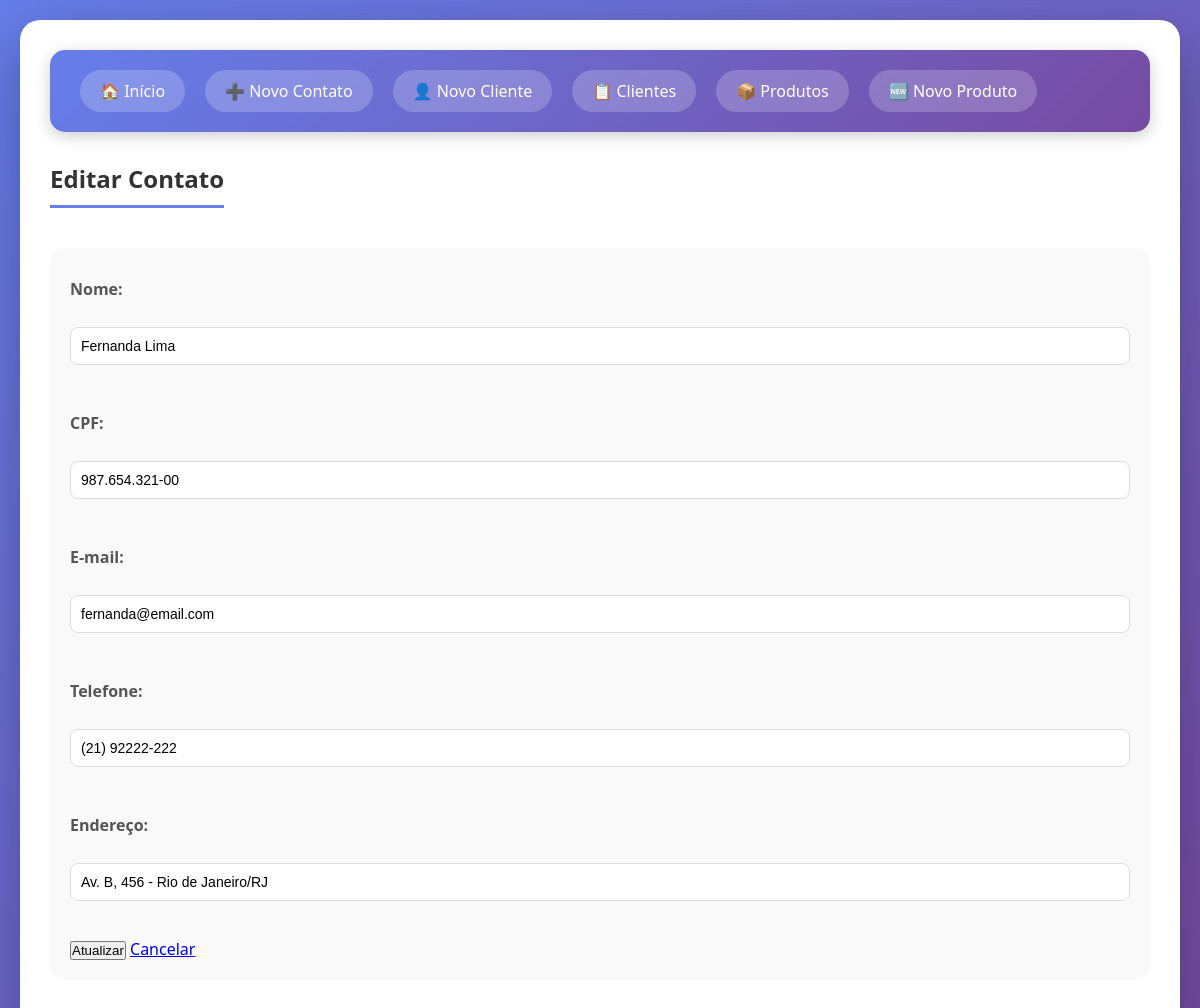
Page /editar_cliente.php?id=2 on the committed database.
### tables this page shows
create table clientes(
id INT PRIMARY KEY AUTO_INCREMENT,
nome VARCHAR(100),
CPF VARCHAR(14) NOT NULL UNIQUE,
email VARCHAR(100),
telefone VARCHAR(14),
endereco VARCHAR(100), 
created_at TIMESTAMP DEFAULT CURRENT_TIMESTAMP
);

### editar_cliente.php (the view, shortened to what this page needs)
<?php
require_once "config.php";
include "cabecalho.php";
$id = (int)$_GET["id"];
$stmt = $pdo->prepare("SELECT * FROM clientes WHERE id = ?");
$stmt->execute([$id]);
$clientes = $stmt->fetch();
?>
<h2>Editar Contato</h2>
<form method="post" action="">
    <label for="nome">Nome:</label><br>
    <input type="text" name="nome" id="nome" required
           value="<?= htmlspecialchars($clientes['nome']) ?>"><br><br>
    <label for="CPF">CPF:</label><br>
    <input type="text" name="CPF" id="CPF" required
           value="<?= htmlspecialchars($clientes['CPF']) ?>"><br><br>
    <label for="email">E-mail:</label><br>
    <input type="email" name="email" id="email" required
           value="<?= htmlspecialchars($clientes['email']) ?>"><br><br>
    <label for="telefone">Telefone:</label><br>
    <input type="text" name="telefone" id="telefone"
           value="<?= htmlspecialchars($clientes['telefone']) ?>"><br><br>
    <label for="endereco">Endereço:</label><br>
    <input type="text" name="endereco" id="endereco"
           value="<?= htmlspecialchars($clientes['endereco']) ?>"><br><br>
    <button type="submit">Atualizar</button>
    <a href="index.php">Cancelar</a>
</form>
</body>
</html>

### config.php (style rules this page uses)
* { margin:0 }

### cabecalho.php (style rules this page uses)
* { margin: 0; padding: 0; box-sizing: border-box; }
body { font-family: 'Segoe UI', Tahoma, Geneva, Verdana, sans-serif; background: linear-gradient(135deg, #667eea 0%, #764ba2 100%); min-height: 100vh; padding: 20px; }
h1, h2 { color: #333; margin-bottom: 20px; padding-bottom: 10px; border-bottom: 3px solid #667eea; display: inline-block; }
form { background: #f9f9f9; padding: 20px; border-radius: 15px; margin: 20px 0; }
label { font-weight: 600; color: #555; margin-top: 10px; display: block; }
input, textarea, select { width: 100%; padding: 10px; margin: 5px 0 15px; border: 1px solid #ddd; border-radius: 8px; font-size: 14px; }

### rows in the picture
clientes: nome "Fernanda Lima", CPF "987.654.321-00", email "fernanda@email.com", telefone "(21) 92222-222", endereco "Av. B, 456 - Rio de Janeiro/RJ"
